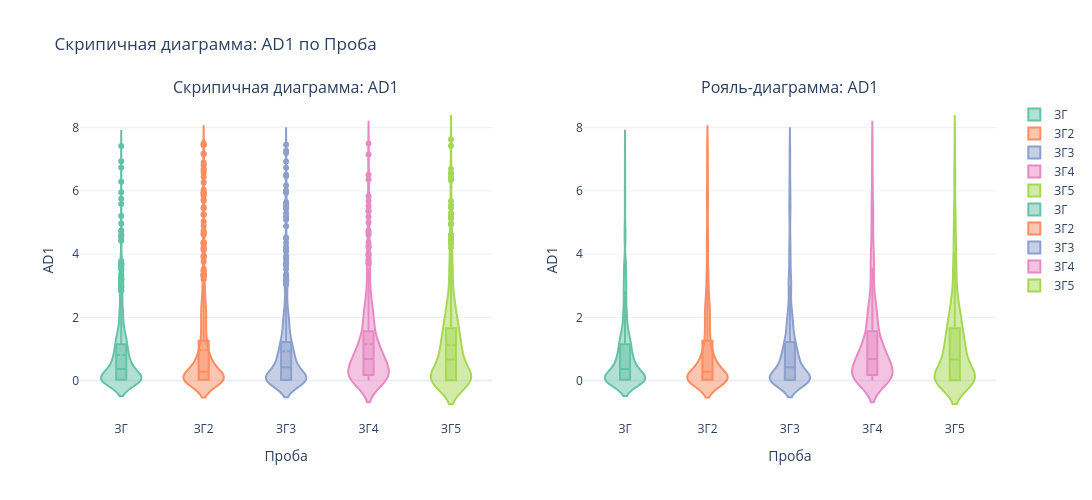
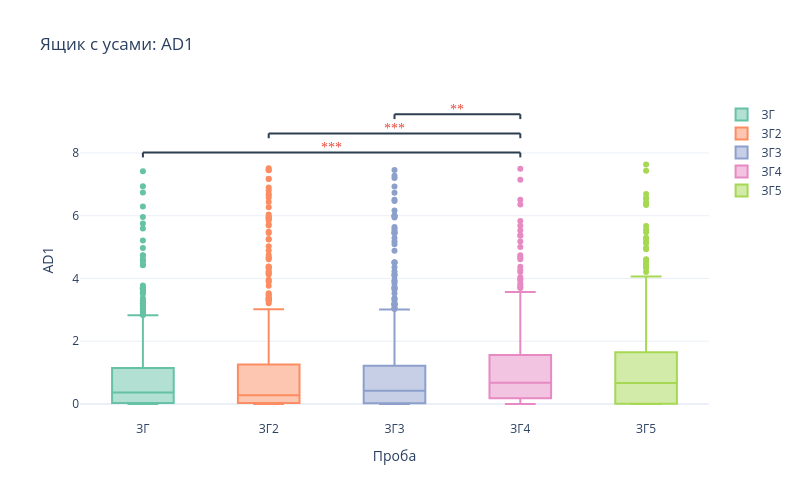
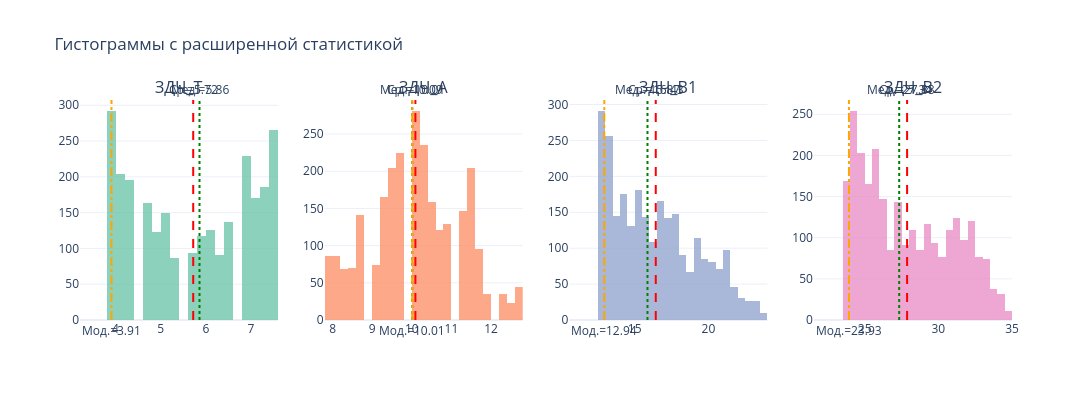
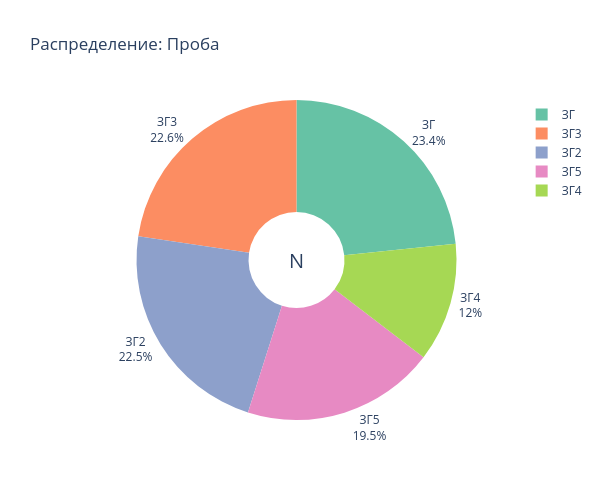

Write notebook code for charts like these, in order.
### Code cell
# -*- coding: utf-8 -*-
"""
ЯЧЕЙКА 2: Полный цикл анализа и генерация HTML-отчёта.
"""
try:
    uploaded_df = get_uploaded_data()
    uploaded_file_name = get_file_name()
    if uploaded_df is None:
        raise ValueError("Файл не загружен. Используйте виджет в Ячейке 1.")

    need_setup = 'analyzer' not in globals() or not getattr(analyzer, 'params', None)
    if need_setup:
        if 'analyzer' not in globals():
            analyzer = DataAnalyzer(uploaded_df, file_name=uploaded_file_name)
        analyzer.create_parameter_selector()
        print("⚠️ Выберите параметры в виджетах выше и нажмите 'Применить', затем запустите эту ячейку ЕЩЁ РАЗ.")
    else:
        import ipywidgets as widgets
        from IPython.display import display, clear_output, HTML, FileLink
    
        print('='*60)
        print('🚀 ЗАПУСК ПОЛНОГО АНАЛИЗА ДАННЫХ')
        import ipywidgets as widgets
        from IPython.display import display, clear_output, HTML, FileLink
        print('='*60)

        # --- ПРЕДОБРАБОТКА ---
        print('\n📌 Предварительная обработка...')
        df_clean = analyzer.preprocess(remove_outliers=True, z_threshold=3.0, balance_groups=True)
        analyzer._current_df = df_clean
        print(f'    Очищенные данные: {df_clean.shape[0]} строк, {df_clean.shape[1]} столбцов')
        
        # --- 1. ВИЗУАЛИЗАЦИЯ ---
        print('\n📊 1. Визуализации:')
        print('    1.1 Скрипичная диаграмма + диаграмма роя...')
        analyzer.plot_violin()
        print('    1.2 Ящик с усами (boxplot)...')
        analyzer.plot_boxplot_with_significance()
        print('    1.3 Гистограммы...')
        analyzer.plot_histograms()
        print('    1.4 Круговая диаграмма...')
        analyzer.plot_pie_chart()
        print('    1.5 Точечная диаграмма с линией регрессии...')
        analyzer.plot_scatter_with_regression()
        print('    1.6 Матрица корреляций...')
        analyzer.plot_correlation_matrix()
        
        # --- 2. СТАТИСТИЧЕСКИЙ АНАЛИЗ ---
        print('\n📊 2. ANOVA / критерий Крускала — Уоллиса:')
        print(analyzer.perform_anova_analysis())
        
        print('\n📊 3. Постхок‑тест Тьюки:')
        print(analyzer.perform_posthoc_tukey())
        
        print('\n📊 4. Двухфакторный дисперсионный анализ (Two‑way ANOVA):')
        print(analyzer.perform_two_way_anova())
        print('   График взаимодействия факторов:')
        analyzer.plot_interaction_effect()
        
        print('\n📊 5. Анализ категориальных данных:')
        print(analyzer.perform_categorical_analysis())
        
        print('\n📊 6. Многомерный дисперсионный анализ (MANOVA):')
        print(analyzer.perform_manova())
        
        print('\n📊 7. Постхок‑анализ для MANOVA:')
        print(analyzer.perform_posthoc_manova())
        
        print('\n📊 8. Сравнение между выборками:')
        print(analyzer.perform_between_sample_comparison())
        
        # --- 3. РЕГРЕССИОННЫЙ АНАЛИЗ ---
        print('\n📊 9. Линейная регрессия:')
        print(analyzer.perform_linear_regression())
        print('   Диагностика модели:')
        analyzer.plot_regression_diagnostics()
        
        # --- 4. ОТБОР ПРИЗНАКОВ ---
        print('\n📊 10. Отбор признаков:')
        print('   Важность признаков по случайному лесу (RF):')
        print(analyzer.feature_selection_rf())
        print('   Рекурсивное исключение признаков (RFE):')
        print(analyzer.rfe_selection())
        print('   Метод главных компонент (PCA):')
        print(analyzer.pca_analysis())
        
        # --- 5. КЛАСТЕРНЫЙ АНАЛИЗ ---
        print('\n📊 11. Кластерный анализ:')
        print('   Метод локтя (подбор оптимального числа кластеров):')
        print(analyzer.determine_optimal_clusters(max_k=10))
        print('   Кластеризация методом K‑средних (K‑means):')
        print(analyzer.perform_kmeans())
        print('   ANOVA для кластеров:')
        print(analyzer.anova_for_clusters())
        cluster_xlsx = analyzer.save_clusters_to_xlsx()
        if cluster_xlsx:
            print(f'   Файл XLSX сохранён: {cluster_xlsx}')
        
        # --- 12. МАШИННОЕ ОБУЧЕНИЕ ---
        print('\n🤖 12. Машинное обучение:')
        analyzer.ml_benchmark(df_clean)
        
        print("\n" + "="*60)
        
        # --- НАСТРОЙКА HTML‑ОТЧЁТА ---
        print("\n📄 Настройка HTML‑отчёта...")
        analyzer.create_comment_widgets()

        sec_keys = [
            'plots', 'anova', 'manova',
            'linear_regression', 'feature_selection', 'pca',
            'cluster', 'ml',
        ]
        sec_labels = [
            'Визуализация (Violin, Boxplot, Гистограммы и др.)',
            'ANOVA / Kruskal-Wallis / Категориальные',
            'MANOVA / Post-hoc MANOVA / Межвыборочные',
            'Линейная регрессия',
            'Отбор признаков (RF, RFE)',
            'Метод главных компонент (PCA)',
            'Кластерный анализ',
            'Машинное обучение',
        ]

        cb_widgets = []
        display(widgets.HTML('<b>Выберите разделы для отчёта:</b>'))
        for k, lab in zip(sec_keys, sec_labels):
            cb = widgets.Checkbox(value=True, description=lab, indent=False, layout=widgets.Layout(width='320px'))
            cb_widgets.append(cb)
        display(widgets.VBox(cb_widgets))

        btn_gen = widgets.Button(
            description='📄 Сгенерировать HTML',
            button_style='success',
            layout=widgets.Layout(width='180px')
        )
        btn_reset = widgets.Button(
            description='🔄 Выбрать другие параметры',
            button_style='warning',
            layout=widgets.Layout(width='220px')
        )
        btn_open = widgets.Button(
            description='📂 Открыть HTML',
            button_style='info',
            layout=widgets.Layout(width='160px')
        )
        out_gen = widgets.Output()

        def on_gen(b):
            with out_gen:
                clear_output(wait=True)
                sel = {k: w.value for k, w in zip(sec_keys, cb_widgets)}
                analyzer.generate_html_report(df_clean, sections=sel)

        def on_reset(b):
            with out_gen:
                clear_output(wait=True)
            # Сброс: удаляем analyzer из globals, чтобы ячейка заново показала выбор параметров
            if 'analyzer' in globals():
                del globals()['analyzer']
            print('🔄 Параметры сброшены. Запустите ячейку снова для выбора новых параметров.')

        def on_open(b):
            with out_gen:
                clear_output(wait=True)
                import glob
                html_files = [f for f in glob.glob('*_report.html') if os.path.isfile(f)]
                if not html_files:
                    print('HTML-отчёт не найден. Сначала сгенерируйте его.')
                    return
                latest = max(html_files, key=os.path.getmtime)
                print(f'Открываю: {os.path.abspath(latest)}')
                import webbrowser
                webbrowser.open('file://' + os.path.abspath(latest))

        btn_gen.on_click(on_gen)
        btn_reset.on_click(on_reset)
        btn_open.on_click(on_open)

        hbox = widgets.HBox([btn_gen, btn_reset, btn_open])
        display(widgets.VBox([hbox, out_gen]))

except Exception as e:
    import traceback
    print(f'❌ Ошибка: {e}')
    traceback.print_exc()

### Figure 1 — Plotly figure (JSON) as saved in the notebook; plotly's stock layout.template omitted (floating-point values rounded to 4 significant figures; data arrays with more than 128 entries replaced by an {"elided": "..."} marker saying what was removed)
{"data": [{"box": {"visible": true}, "line": {"color": "rgb(102,194,165)"}, "meanline": {"visible": true}, "name": "ЗГ", "points": "outliers", "type": "violin", "xaxis": "x", "y": {"elided": "615 float values"}, "yaxis": "y"}, {"box": {"visible": true}, "line": {"color": "rgb(252,141,98)"}, "meanline": {"visible": true}, "name": "ЗГ2", "points": "outliers", "type": "violin", "xaxis": "x", "y": {"elided": "591 float values"}, "yaxis": "y"}, {"box": {"visible": true}, "line": {"color": "rgb(141,160,203)"}, "meanline": {"visible": true}, "name": "ЗГ3", "points": "outliers", "type": "violin", "xaxis": "x", "y": {"elided": "595 float values"}, "yaxis": "y"}, {"box": {"visible": true}, "line": {"color": "rgb(231,138,195)"}, "meanline": {"visible": true}, "name": "ЗГ4", "points": "outliers", "type": "violin", "xaxis": "x", "y": {"elided": "316 float values"}, "yaxis": "y"}, {"box": {"visible": true}, "line": {"color": "rgb(166,216,84)"}, "meanline": {"visible": true}, "name": "ЗГ5", "points": "outliers", "type": "violin", "xaxis": "x", "y": {"elided": "513 float values"}, "yaxis": "y"}, {"box": {"visible": true}, "line": {"color": "rgb(102,194,165)"}, "meanline": {"visible": false}, "name": "ЗГ", "points": false, "type": "violin", "xaxis": "x2", "y": {"elided": "615 float values"}, "yaxis": "y2"}, {"box": {"visible": true}, "line": {"color": "rgb(252,141,98)"}, "meanline": {"visible": false}, "name": "ЗГ2", "points": false, "type": "violin", "xaxis": "x2", "y": {"elided": "591 float values"}, "yaxis": "y2"}, {"box": {"visible": true}, "line": {"color": "rgb(141,160,203)"}, "meanline": {"visible": false}, "name": "ЗГ3", "points": false, "type": "violin", "xaxis": "x2", "y": {"elided": "595 float values"}, "yaxis": "y2"}, {"box": {"visible": true}, "line": {"color": "rgb(231,138,195)"}, "meanline": {"visible": false}, "name": "ЗГ4", "points": false, "type": "violin", "xaxis": "x2", "y": {"elided": "316 float values"}, "yaxis": "y2"}, {"box": {"visible": true}, "line": {"color": "rgb(166,216,84)"}, "meanline": {"visible": false}, "name": "ЗГ5", "points": false, "type": "violin", "xaxis": "x2", "y": {"elided": "513 float values"}, "yaxis": "y2"}], "layout": {"annotations": [{"font": {"size": 16}, "showarrow": false, "text": "Скрипичная диаграмма: AD1", "x": 0.225, "xanchor": "center", "xref": "paper", "y": 1, "yanchor": "bottom", "yref": "paper"}, {"font": {"size": 16}, "showarrow": false, "text": "Рояль-диаграмма: AD1", "x": 0.775, "xanchor": "center", "xref": "paper", "y": 1, "yanchor": "bottom", "yref": "paper"}], "height": 500, "title": {"text": "Скрипичная диаграмма: AD1 по Проба"}, "width": 1200, "xaxis": {"anchor": "y", "autorange": true, "domain": [0, 0.45], "range": [-0.5, 4.5], "title": {"text": "Проба"}, "type": "category"}, "xaxis2": {"anchor": "y2", "autorange": true, "domain": [0.55, 1], "range": [-0.5, 4.5], "title": {"text": "Проба"}, "type": "category"}, "yaxis": {"anchor": "x", "autorange": true, "domain": [0, 1], "range": [-1.246, 8.876], "title": {"text": "AD1"}, "type": "linear"}, "yaxis2": {"anchor": "x2", "autorange": true, "domain": [0, 1], "range": [-1.246, 8.876], "title": {"text": "AD1"}, "type": "linear"}}}

### Figure 2 — Plotly figure (JSON) as saved in the notebook; plotly's stock layout.template omitted (floating-point values rounded to 4 significant figures; data arrays with more than 128 entries replaced by an {"elided": "..."} marker saying what was removed)
{"data": [{"boxpoints": "outliers", "marker": {"color": "rgb(102,194,165)"}, "name": "ЗГ", "type": "box", "y": {"elided": "615 float values"}}, {"boxpoints": "outliers", "marker": {"color": "rgb(252,141,98)"}, "name": "ЗГ2", "type": "box", "y": {"elided": "591 float values"}}, {"boxpoints": "outliers", "marker": {"color": "rgb(141,160,203)"}, "name": "ЗГ3", "type": "box", "y": {"elided": "595 float values"}}, {"boxpoints": "outliers", "marker": {"color": "rgb(231,138,195)"}, "name": "ЗГ4", "type": "box", "y": {"elided": "316 float values"}}, {"boxpoints": "outliers", "marker": {"color": "rgb(166,216,84)"}, "name": "ЗГ5", "type": "box", "y": {"elided": "513 float values"}}], "layout": {"annotations": [{"font": {"color": "#e74c3c", "family": "Arial Black", "size": 14}, "showarrow": false, "text": "***", "x": 1.5, "y": 8.164}, {"font": {"color": "#e74c3c", "family": "Arial Black", "size": 14}, "showarrow": false, "text": "***", "x": 2, "y": 8.774}, {"font": {"color": "#e74c3c", "family": "Arial Black", "size": 14}, "showarrow": false, "text": "**", "x": 2.5, "y": 9.385}], "height": 500, "shapes": [{"line": {"color": "#2c3e50", "width": 2}, "type": "line", "x0": 0, "x1": 3, "y0": 8.011, "y1": 8.011}, {"line": {"color": "#2c3e50", "width": 2}, "type": "line", "x0": 0, "x1": 0, "y0": 7.859, "y1": 8.011}, {"line": {"color": "#2c3e50", "width": 2}, "type": "line", "x0": 3, "x1": 3, "y0": 7.859, "y1": 8.011}, {"line": {"color": "#2c3e50", "width": 2}, "type": "line", "x0": 1, "x1": 3, "y0": 8.622, "y1": 8.622}, {"line": {"color": "#2c3e50", "width": 2}, "type": "line", "x0": 1, "x1": 1, "y0": 8.469, "y1": 8.622}, {"line": {"color": "#2c3e50", "width": 2}, "type": "line", "x0": 3, "x1": 3, "y0": 8.469, "y1": 8.622}, {"line": {"color": "#2c3e50", "width": 2}, "type": "line", "x0": 2, "x1": 3, "y0": 9.232, "y1": 9.232}, {"line": {"color": "#2c3e50", "width": 2}, "type": "line", "x0": 2, "x1": 2, "y0": 9.08, "y1": 9.232}, {"line": {"color": "#2c3e50", "width": 2}, "type": "line", "x0": 3, "x1": 3, "y0": 9.08, "y1": 9.232}], "title": {"text": "Ящик с усами: AD1"}, "width": 800, "xaxis": {"autorange": true, "range": [-0.5, 4.5], "title": {"text": "Проба"}, "type": "category"}, "yaxis": {"autorange": true, "range": [-0.516, 9.804], "title": {"text": "AD1"}, "type": "linear"}}}

### Figure 3 — Plotly figure (JSON) as saved in the notebook; plotly's stock layout.template omitted (floating-point values rounded to 4 significant figures; data arrays with more than 128 entries replaced by an {"elided": "..."} marker saying what was removed)
{"data": [{"marker": {"color": "rgb(102,194,165)"}, "name": "ЗДЧ_T", "nbinsx": 30, "opacity": 0.75, "showlegend": false, "type": "histogram", "x": {"elided": "2630 float values"}, "xaxis": "x", "yaxis": "y"}, {"marker": {"color": "rgb(252,141,98)"}, "name": "ЗДЧ_A", "nbinsx": 30, "opacity": 0.75, "showlegend": false, "type": "histogram", "x": {"elided": "2630 float values"}, "xaxis": "x2", "yaxis": "y2"}, {"marker": {"color": "rgb(141,160,203)"}, "name": "ЗДЧ_B1", "nbinsx": 30, "opacity": 0.75, "showlegend": false, "type": "histogram", "x": {"elided": "2630 float values"}, "xaxis": "x3", "yaxis": "y3"}, {"marker": {"color": "rgb(231,138,195)"}, "name": "ЗДЧ_B2", "nbinsx": 30, "opacity": 0.75, "showlegend": false, "type": "histogram", "x": {"elided": "2630 float values"}, "xaxis": "x4", "yaxis": "y4"}], "layout": {"annotations": [{"font": {"size": 16}, "showarrow": false, "text": "ЗДЧ_T", "x": 0.1062, "xanchor": "center", "xref": "paper", "y": 1, "yanchor": "bottom", "yref": "paper"}, {"font": {"size": 16}, "showarrow": false, "text": "ЗДЧ_A", "x": 0.3688, "xanchor": "center", "xref": "paper", "y": 1, "yanchor": "bottom", "yref": "paper"}, {"font": {"size": 16}, "showarrow": false, "text": "ЗДЧ_B1", "x": 0.6313, "xanchor": "center", "xref": "paper", "y": 1, "yanchor": "bottom", "yref": "paper"}, {"font": {"size": 16}, "showarrow": false, "text": "ЗДЧ_B2", "x": 0.8938, "xanchor": "center", "xref": "paper", "y": 1, "yanchor": "bottom", "yref": "paper"}, {"showarrow": false, "text": "Ср.=5.72", "x": 5.72, "xanchor": "center", "xref": "x", "y": 1, "yanchor": "bottom", "yref": "y domain"}, {"showarrow": false, "text": "Мед.=5.86", "x": 5.86, "xanchor": "center", "xref": "x", "y": 1, "yanchor": "bottom", "yref": "y domain"}, {"showarrow": false, "text": "Мод.=3.91", "x": 3.91, "xanchor": "center", "xref": "x", "y": 0, "yanchor": "top", "yref": "y domain"}, {"showarrow": false, "text": "Ср.=10.09", "x": 10.09, "xanchor": "center", "xref": "x2", "y": 1, "yanchor": "bottom", "yref": "y2 domain"}, {"showarrow": false, "text": "Мед.=10.01", "x": 10.01, "xanchor": "center", "xref": "x2", "y": 1, "yanchor": "bottom", "yref": "y2 domain"}, {"showarrow": false, "text": "Мод.=10.01", "x": 10.01, "xanchor": "center", "xref": "x2", "y": 0, "yanchor": "top", "yref": "y2 domain"}, {"showarrow": false, "text": "Ср.=16.43", "x": 16.43, "xanchor": "center", "xref": "x3", "y": 1, "yanchor": "bottom", "yref": "y3 domain"}, {"showarrow": false, "text": "Мед.=15.87", "x": 15.87, "xanchor": "center", "xref": "x3", "y": 1, "yanchor": "bottom", "yref": "y3 domain"}, {"showarrow": false, "text": "Мод.=12.94", "x": 12.94, "xanchor": "center", "xref": "x3", "y": 0, "yanchor": "top", "yref": "y3 domain"}, {"showarrow": false, "text": "Ср.=27.88", "x": 27.88, "xanchor": "center", "xref": "x4", "y": 1, "yanchor": "bottom", "yref": "y4 domain"}, {"showarrow": false, "text": "Мед.=27.34", "x": 27.34, "xanchor": "center", "xref": "x4", "y": 1, "yanchor": "bottom", "yref": "y4 domain"}, {"showarrow": false, "text": "Мод.=23.93", "x": 23.93, "xanchor": "center", "xref": "x4", "y": 0, "yanchor": "top", "yref": "y4 domain"}], "height": 400, "shapes": [{"line": {"color": "red", "dash": "dash", "width": 2}, "type": "line", "x0": 5.72, "x1": 5.72, "xref": "x", "y0": 0, "y1": 1, "yref": "y domain"}, {"line": {"color": "green", "dash": "dot", "width": 2}, "type": "line", "x0": 5.86, "x1": 5.86, "xref": "x", "y0": 0, "y1": 1, "yref": "y domain"}, {"line": {"color": "orange", "dash": "dashdot", "width": 2}, "type": "line", "x0": 3.91, "x1": 3.91, "xref": "x", "y0": 0, "y1": 1, "yref": "y domain"}, {"line": {"color": "red", "dash": "dash", "width": 2}, "type": "line", "x0": 10.09, "x1": 10.09, "xref": "x2", "y0": 0, "y1": 1, "yref": "y2 domain"}, {"line": {"color": "green", "dash": "dot", "width": 2}, "type": "line", "x0": 10.01, "x1": 10.01, "xref": "x2", "y0": 0, "y1": 1, "yref": "y2 domain"}, {"line": {"color": "orange", "dash": "dashdot", "width": 2}, "type": "line", "x0": 10.01, "x1": 10.01, "xref": "x2", "y0": 0, "y1": 1, "yref": "y2 domain"}, {"line": {"color": "red", "dash": "dash", "width": 2}, "type": "line", "x0": 16.43, "x1": 16.43, "xref": "x3", "y0": 0, "y1": 1, "yref": "y3 domain"}, {"line": {"color": "green", "dash": "dot", "width": 2}, "type": "line", "x0": 15.87, "x1": 15.87, "xref": "x3", "y0": 0, "y1": 1, "yref": "y3 domain"}, {"line": {"color": "orange", "dash": "dashdot", "width": 2}, "type": "line", "x0": 12.94, "x1": 12.94, "xref": "x3", "y0": 0, "y1": 1, "yref": "y3 domain"}, {"line": {"color": "red", "dash": "dash", "width": 2}, "type": "line", "x0": 27.88, "x1": 27.88, "xref": "x4", "y0": 0, "y1": 1, "yref": "y4 domain"}, {"line": {"color": "green", "dash": "dot", "width": 2}, "type": "line", "x0": 27.34, "x1": 27.34, "xref": "x4", "y0": 0, "y1": 1, "yref": "y4 domain"}, {"line": {"color": "orange", "dash": "dashdot", "width": 2}, "type": "line", "x0": 23.93, "x1": 23.93, "xref": "x4", "y0": 0, "y1": 1, "yref": "y4 domain"}], "showlegend": false, "title": {"text": "Гистограммы с расширенной статистикой"}, "width": 2000, "xaxis": {"anchor": "y", "autorange": true, "domain": [0, 0.2125], "range": [3.587, 7.6], "type": "linear"}, "xaxis2": {"anchor": "y2", "autorange": true, "domain": [0.2625, 0.475], "range": [7.8, 12.8], "type": "linear"}, "xaxis3": {"anchor": "y3", "autorange": true, "domain": [0.525, 0.7375], "range": [11.85, 24], "type": "linear"}, "xaxis4": {"anchor": "y4", "autorange": true, "domain": [0.7875, 1], "range": [22.84, 35], "type": "linear"}, "yaxis": {"anchor": "x", "autorange": true, "domain": [0, 1], "range": [0, 307.4]}, "yaxis2": {"anchor": "x2", "autorange": true, "domain": [0, 1], "range": [0, 295.8]}, "yaxis3": {"anchor": "x3", "autorange": true, "domain": [0, 1], "range": [0, 306.3]}, "yaxis4": {"anchor": "x4", "autorange": true, "domain": [0, 1], "range": [0, 267.4]}}}

### Figure 4 — Plotly figure (JSON) as saved in the notebook; plotly's stock layout.template omitted (floating-point values rounded to 4 significant figures)
{"data": [{"hole": 0.3, "labels": ["ЗГ", "ЗГ3", "ЗГ2", "ЗГ5", "ЗГ4"], "marker": {"colors": ["rgb(102,194,165)", "rgb(252,141,98)", "rgb(141,160,203)", "rgb(231,138,195)", "rgb(166,216,84)"]}, "textfont": {"size": 12}, "textinfo": "percent+label", "textposition": "outside", "type": "pie", "values": [615, 595, 591, 513, 316]}], "layout": {"annotations": [{"font": {"size": 20}, "showarrow": false, "text": "N", "x": 0.5, "y": 0.5}], "height": 500, "title": {"text": "Распределение: Проба"}, "width": 600}}
